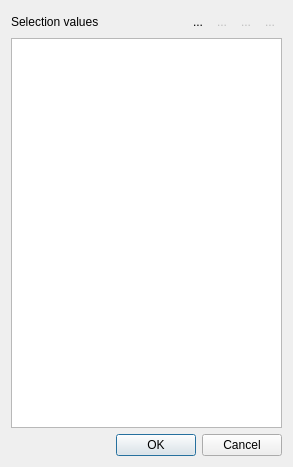
<?xml version="1.0" encoding="UTF-8"?>
<ui version="4.0">
 <class>EditTagSelectValuesClass</class>
 <widget class="QDialog" name="EditTagSelectValuesClass">
  <property name="windowModality">
   <enum>Qt::ApplicationModal</enum>
  </property>
  <property name="geometry">
   <rect>
    <x>0</x>
    <y>0</y>
    <width>293</width>
    <height>467</height>
   </rect>
  </property>
  <property name="windowTitle">
   <string>Edit selection values</string>
  </property>
  <property name="windowIcon">
   <iconset resource="../analogexif.qrc">
    <normaloff>:/images/icons/cog.png</normaloff>:/images/icons/cog.png</iconset>
  </property>
  <property name="modal">
   <bool>true</bool>
  </property>
  <layout class="QVBoxLayout" name="verticalLayout">
   <item>
    <layout class="QHBoxLayout" name="horizontalLayout">
     <property name="spacing">
      <number>0</number>
     </property>
     <item>
      <widget class="QLabel" name="label">
       <property name="text">
        <string>Selection values</string>
       </property>
      </widget>
     </item>
     <item>
      <spacer name="horizontalSpacer">
       <property name="orientation">
        <enum>Qt::Horizontal</enum>
       </property>
       <property name="sizeHint" stdset="0">
        <size>
         <width>40</width>
         <height>20</height>
        </size>
       </property>
      </spacer>
     </item>
     <item>
      <widget class="QToolButton" name="addBtn">
       <property name="toolTip">
        <string>Add new value</string>
       </property>
       <property name="text">
        <string>...</string>
       </property>
       <property name="icon">
        <iconset resource="../analogexif.qrc">
         <normaloff>:/images/icons/add.png</normaloff>:/images/icons/add.png</iconset>
       </property>
       <property name="autoRaise">
        <bool>true</bool>
       </property>
      </widget>
     </item>
     <item>
      <widget class="QToolButton" name="delBtn">
       <property name="enabled">
        <bool>false</bool>
       </property>
       <property name="toolTip">
        <string>Remove current value</string>
       </property>
       <property name="text">
        <string>...</string>
       </property>
       <property name="icon">
        <iconset resource="../analogexif.qrc">
         <normaloff>:/images/icons/delete.png</normaloff>:/images/icons/delete.png</iconset>
       </property>
       <property name="autoRaise">
        <bool>true</bool>
       </property>
      </widget>
     </item>
     <item>
      <widget class="QToolButton" name="upBtn">
       <property name="enabled">
        <bool>false</bool>
       </property>
       <property name="toolTip">
        <string>Move value up</string>
       </property>
       <property name="text">
        <string>...</string>
       </property>
       <property name="icon">
        <iconset resource="../analogexif.qrc">
         <normaloff>:/images/icons/bullet_arrow_up.png</normaloff>:/images/icons/bullet_arrow_up.png</iconset>
       </property>
       <property name="autoRaise">
        <bool>true</bool>
       </property>
      </widget>
     </item>
     <item>
      <widget class="QToolButton" name="downBtn">
       <property name="enabled">
        <bool>false</bool>
       </property>
       <property name="toolTip">
        <string>Move value down</string>
       </property>
       <property name="text">
        <string>...</string>
       </property>
       <property name="icon">
        <iconset resource="../analogexif.qrc">
         <normaloff>:/images/icons/bullet_arrow_down.png</normaloff>:/images/icons/bullet_arrow_down.png</iconset>
       </property>
       <property name="iconSize">
        <size>
         <width>16</width>
         <height>16</height>
        </size>
       </property>
       <property name="autoRaise">
        <bool>true</bool>
       </property>
      </widget>
     </item>
    </layout>
   </item>
   <item>
    <widget class="QTableView" name="selValsView">
     <property name="font">
      <font>
       <kerning>true</kerning>
      </font>
     </property>
     <property name="contextMenuPolicy">
      <enum>Qt::ActionsContextMenu</enum>
     </property>
     <property name="dragEnabled">
      <bool>false</bool>
     </property>
     <property name="dragDropOverwriteMode">
      <bool>false</bool>
     </property>
     <property name="dragDropMode">
      <enum>QAbstractItemView::NoDragDrop</enum>
     </property>
     <property name="defaultDropAction">
      <enum>Qt::IgnoreAction</enum>
     </property>
     <property name="alternatingRowColors">
      <bool>true</bool>
     </property>
     <property name="selectionMode">
      <enum>QAbstractItemView::SingleSelection</enum>
     </property>
     <property name="selectionBehavior">
      <enum>QAbstractItemView::SelectRows</enum>
     </property>
     <attribute name="horizontalHeaderVisible">
      <bool>false</bool>
     </attribute>
     <attribute name="horizontalHeaderDefaultSectionSize">
      <number>175</number>
     </attribute>
     <attribute name="horizontalHeaderStretchLastSection">
      <bool>true</bool>
     </attribute>
     <attribute name="verticalHeaderVisible">
      <bool>false</bool>
     </attribute>
     <attribute name="verticalHeaderDefaultSectionSize">
      <number>34</number>
     </attribute>
    </widget>
   </item>
   <item>
    <widget class="QDialogButtonBox" name="buttonBox">
     <property name="standardButtons">
      <set>QDialogButtonBox::Cancel|QDialogButtonBox::Ok</set>
     </property>
    </widget>
   </item>
  </layout>
  <action name="actionAdd_new_row">
   <property name="text">
    <string>Add new row</string>
   </property>
   <property name="shortcut">
    <string>Ins</string>
   </property>
  </action>
  <action name="actionDelete_current_row">
   <property name="enabled">
    <bool>false</bool>
   </property>
   <property name="text">
    <string>Delete</string>
   </property>
   <property name="shortcut">
    <string>Del</string>
   </property>
  </action>
  <action name="actionMove_row_up">
   <property name="enabled">
    <bool>false</bool>
   </property>
   <property name="text">
    <string>Move up</string>
   </property>
   <property name="shortcut">
    <string>Ctrl+Up</string>
   </property>
  </action>
  <action name="actionMove_row_down">
   <property name="enabled">
    <bool>false</bool>
   </property>
   <property name="text">
    <string>Move down</string>
   </property>
   <property name="shortcut">
    <string>Ctrl+Down</string>
   </property>
  </action>
 </widget>
 <layoutdefault spacing="6" margin="11"/>
 <resources>
  <include location="../analogexif.qrc"/>
 </resources>
 <connections>
  <connection>
   <sender>addBtn</sender>
   <signal>clicked()</signal>
   <receiver>actionAdd_new_row</receiver>
   <slot>trigger()</slot>
   <hints>
    <hint type="sourcelabel">
     <x>184</x>
     <y>20</y>
    </hint>
    <hint type="destinationlabel">
     <x>-1</x>
     <y>-1</y>
    </hint>
   </hints>
  </connection>
  <connection>
   <sender>delBtn</sender>
   <signal>clicked()</signal>
   <receiver>actionDelete_current_row</receiver>
   <slot>trigger()</slot>
   <hints>
    <hint type="sourcelabel">
     <x>207</x>
     <y>20</y>
    </hint>
    <hint type="destinationlabel">
     <x>-1</x>
     <y>-1</y>
    </hint>
   </hints>
  </connection>
  <connection>
   <sender>downBtn</sender>
   <signal>clicked()</signal>
   <receiver>actionMove_row_down</receiver>
   <slot>trigger()</slot>
   <hints>
    <hint type="sourcelabel">
     <x>253</x>
     <y>20</y>
    </hint>
    <hint type="destinationlabel">
     <x>-1</x>
     <y>-1</y>
    </hint>
   </hints>
  </connection>
  <connection>
   <sender>upBtn</sender>
   <signal>clicked()</signal>
   <receiver>actionMove_row_up</receiver>
   <slot>trigger()</slot>
   <hints>
    <hint type="sourcelabel">
     <x>230</x>
     <y>20</y>
    </hint>
    <hint type="destinationlabel">
     <x>-1</x>
     <y>-1</y>
    </hint>
   </hints>
  </connection>
 </connections>
</ui>
